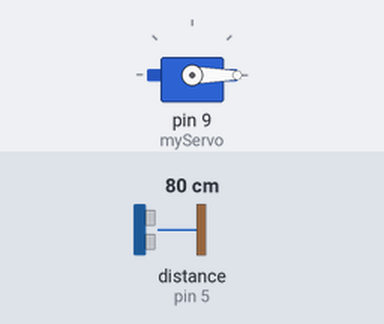
A sketch run on a simulated Arduino Uno, built with avr-gcc and run on an emulated ATmega328P. Shown: servo. Wiring (inferred from the names in the program): ultrasonic range finder: trigger pin 4; echo pin 5. The test bench sets the inputs (shaded band); at power-on: distance to the obstacle (sensor on pin 5) 80 cm. The echo pulse lasts 58.3 µs per cm.

Above: at 1.2 s.
1.3 s: distance to the obstacle (sensor on pin 5) set to 13 cm
2.8 s: distance to the obstacle (sensor on pin 5) set to 10 cm
At 4.0 s:
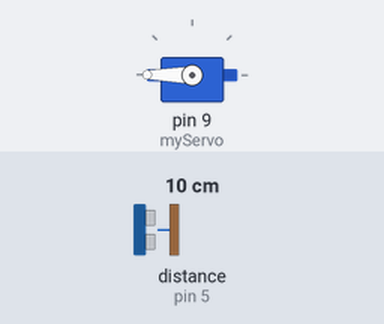
4.3 s: distance to the obstacle (sensor on pin 5) set to 18 cm
At 5.3 s:
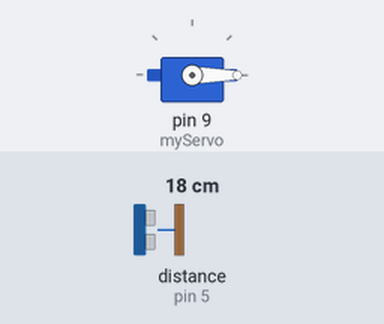
5.8 s: distance to the obstacle (sensor on pin 5) set to 2 cm
At 6.4 s:
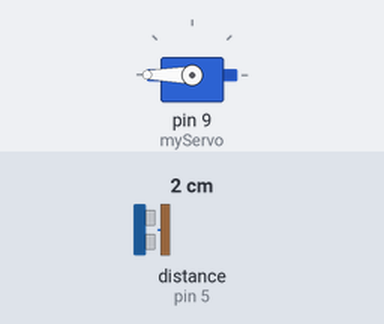
Timing chart, 0 to 8.3 s (numbered marks = the images above; inputs shaded):
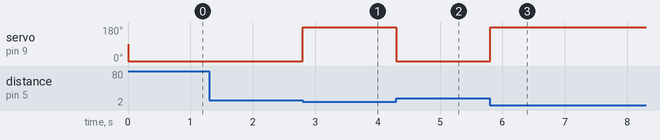

The sketch:

Testing_Ultrasonic_sensor_with_the_servo_2.ino
```cpp
/*This sketch is for the second ultrasonic sensor to control the servo.
When the ultrasonic sensor senses motion it initiates the servo which helps to open the the lid of the smart dustbin.*/
#include <Servo.h> //servo library

Servo myServo;

int trigPin = 4; // Initializing the pins of the ultrasonic sensor
int echoPin = 5;

long distance;   //variables
long duration;

void setup()      // the setup function runs once when you press reset or power the board

{

  myServo.attach(9);           // servo attached to pin9
 pinMode(trigPin, OUTPUT);    // initialize digital pin 4 (trigpin) as an output.
 pinMode(echoPin, INPUT);    // initialize digital pin 5 (echopin) as an output.
}


void loop()     // The loop function runs again and again
{
  ultra();
  myServo.write(0);
  if(distance <= 10) // the servo will open the lid when it senses motion in less than 10 cm
  {
  myServo.write(180);  // the servo moves 180 degrees
  }
  }


void ultra()
  {
  digitalWrite(trigPin, LOW);
  delayMicroseconds(10);
  digitalWrite(trigPin, HIGH);
  delayMicroseconds(10);
  digitalWrite(trigPin, LOW); // to cntrol the time between opening and closing of the dustbin.
  duration = pulseIn(echoPin, HIGH);
  distance = duration*0.034/2;
  }

  /* This code is from the main project of the Smart Dustbin of the guys bestelectronicsproject.com with a few changes made according to the size and feature of the dustbin.
  citation
  Admin. “Smart Dustbin using Arduino”. bestelectronicsprojects.com. May 14, 2019.*/
```

Measured:
- the behaviour switches between 12 and 11 cm on distance to the obstacle (sensor on pin 5) (found by bisection; images 0 and 1)
- after the input at 1.3 s, every drawn part: stays the same
- after the input at 2.8 s, servo on pin 9 (myServo): 0° → 180° at once
- after the input at 4.3 s, servo on pin 9 (myServo): 180° → 0° at once
- after the input at 5.8 s, servo on pin 9 (myServo): 0° → 180° at once
